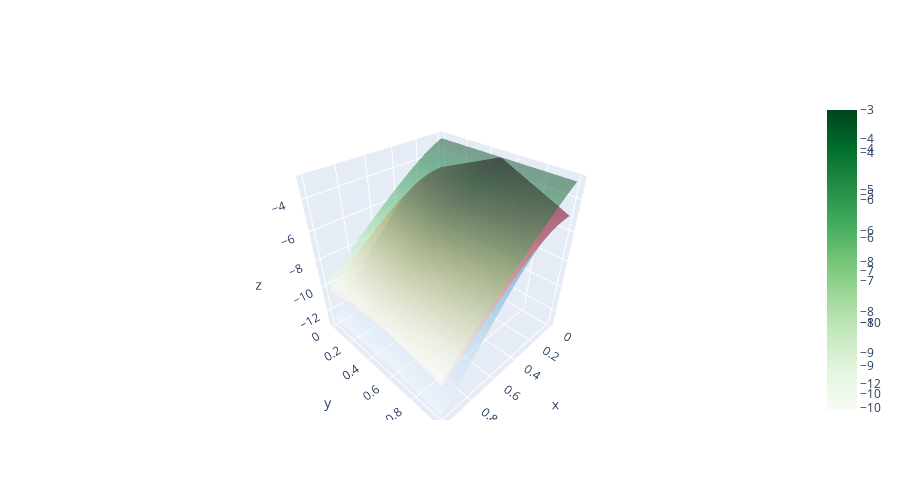

The cell this chart's notebook holds for it:
### Markdown cell above
### Show the first 3 energy levels in a 3D plot

### Code cell
side = 50
Hs = H.hamiltonian(ANNNI.build_Hs, N = 6, n_hs = side, n_kappas = side, kappa_max=kappa_max, ring = False)
E0, PSI0 = H.get_e_psi(Hs, 0)
E1, PSI1 = H.get_e_psi(Hs, 1)
E2, PSI2 = H.get_e_psi(Hs, 2)
E3, PSI3 = H.get_e_psi(Hs, 3)

x = np.linspace(0, 1, side)

fig = go.Figure(
    data=[
        # x and y needed to be swapped for it to properly show the graph
        go.Surface(opacity=0.5, colorscale="Blues", z=np.reshape(E0, (side,side)), x=x, y=x),
        go.Surface(opacity=0.5,   colorscale="Reds", z=np.reshape(E1, (side,side)), x=x, y=x),
        go.Surface(opacity=0.5,   colorscale="Greens", z=np.reshape(E2, (side,side)), x=x, y=x),
    ]
)

fig.update_layout(height=500)
fig.show()
